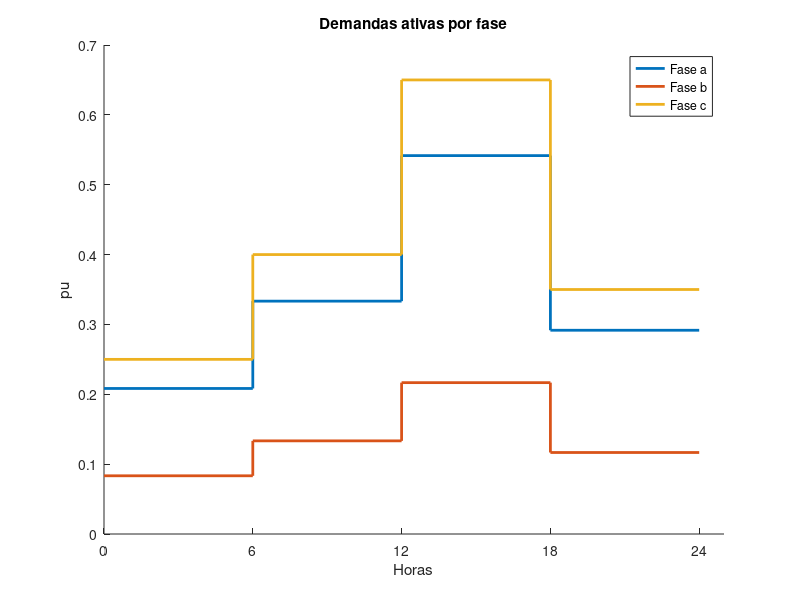
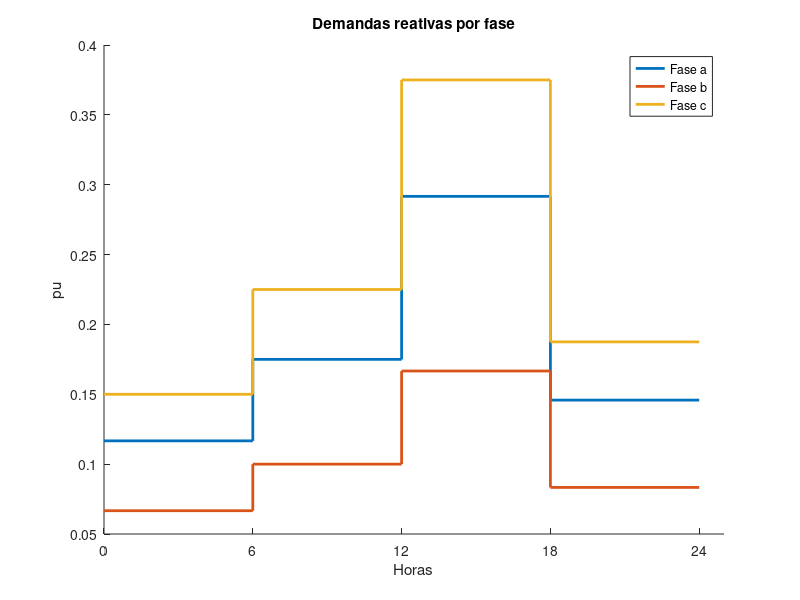

Recreate these plots in MATLAB, in order. (Note: this script raises an error after producing the figures.)
clc; clear;
% Distribuicao - Trab 1
% Mateus Souza Coelho					
% Catarina Sastre Neves

%##########################Enunciado#######################################
% 1 Tabela
EA_mes_fase_a = 1000e6; % Wh/mes
EA_mes_fase_b = 400e6; % Wh/mes
EA_mes_fase_c = 1200e6; % Wh/mes
ER_mes_fase_a = 700e6; % Wh/mes
ER_mes_fase_b = 400e6; % Wh/mes
ER_mes_fase_c = 900e6; % Wh/mes
% 2 Tabela
DA = [0.5, 0.8, 1.3, 0.7];
DR = [0.4, 0.6, 1, 0.5];
% 3 tabela
Kz = 0.5;
Ki = 0.2;
Kp = 0.3;
% Parametrizacao
S_base_tri = 10e6; % VA
S_base_mono = S_base_tri / 3; % VA
V_base_linha = 11.4e3; % V
V_base_fase = V_base_linha / sqrt(3); % V
%##########################################################################

%##########################Questao 1#######################################
EA_dia_fase_a = EA_mes_fase_a / (24 * 30); % Wh/h
ER_dia_fase_a = ER_mes_fase_a / (24 * 30); % Wh/h
EA_dia_fase_b = EA_mes_fase_b / (24 * 30); % Wh/h
ER_dia_fase_b = ER_mes_fase_b / (24 * 30); % Wh/h
EA_dia_fase_c = EA_mes_fase_c / (24 * 30); % Wh/h
ER_dia_fase_c = ER_mes_fase_c / (24 * 30); % Wh/h

% Calculos das demanada por fase dos intervalos de tempo 
DA_fase_a = EA_dia_fase_a * DA / S_base_mono; % pu
DR_fase_a = ER_dia_fase_a * DR / S_base_mono; % pu

DA_fase_b = EA_dia_fase_b * DA / S_base_mono; % pu
DR_fase_b = ER_dia_fase_b * DR / S_base_mono; % pu

DA_fase_c = EA_dia_fase_c * DA / S_base_mono; % pu
DR_fase_c = ER_dia_fase_c * DR / S_base_mono; % pu


vetor_tempo = 0:6:24;

hold on;
stairs(vetor_tempo, [DA_fase_a, DA_fase_a(end)], 'linewidth', 2);
stairs(vetor_tempo, [DA_fase_b, DA_fase_b(end)], 'linewidth', 2);
stairs(vetor_tempo, [DA_fase_c, DA_fase_c(end)], 'linewidth', 2);
title('Demandas ativas por fase')
ylabel('pu')
xlabel('Horas')
legend('Fase a', 'Fase b', 'Fase c')
xticks([0, 6, 12, 18, 24]);

figure;
hold on;
stairs(vetor_tempo, [DR_fase_a, DR_fase_a(end)], 'linewidth', 2);
stairs(vetor_tempo, [DR_fase_b, DR_fase_b(end)], 'linewidth', 2);
stairs(vetor_tempo, [DR_fase_c, DR_fase_c(end)], 'linewidth', 2);
title('Demandas reativas por fase')
ylabel('pu')
xlabel('Horas')
legend('Fase a', 'Fase b', 'Fase c')
xticks([0, 6, 12, 18, 24]);
%##########################################################################

%##########################Questao 2#######################################
% Potencias aparentes de cada fase por intevalo de tempo
S_fase_a = DA_fase_a + 1j * DR_fase_a; % pu
S_fase_b = DA_fase_b + 1j * DR_fase_b; % pu
S_fase_c = DA_fase_c + 1j * DR_fase_c; % pu

V_nominal_pu_Q2 = 1;
V_an_Q2 = 1; % 1<0 pu
V_bn_Q2 = -0.5 - 1j * sqrt(3) / 2; % 1<-120 pu
V_cn_Q2 = -0.5 + 1j * sqrt(3) / 2; % 1<120 pu

corrente_fase_a_Q2 = (Kp * conj(S_fase_a) / conj(V_an_Q2)) + (Ki * conj(S_fase_a) / V_nominal_pu_Q2 * (V_an_Q2 / abs(V_an_Q2))) + (Kz * conj(S_fase_a) / V_nominal_pu_Q2^2 * V_an_Q2); % pu
corrente_fase_b_Q2 = (Kp * conj(S_fase_b) / conj(V_bn_Q2)) + (Ki * conj(S_fase_b) / V_nominal_pu_Q2 * (V_bn_Q2 / abs(V_bn_Q2))) + (Kz * conj(S_fase_b) / V_nominal_pu_Q2^2 * V_bn_Q2); % pu
corrente_fase_c_Q2 = (Kp * conj(S_fase_c) / conj(V_cn_Q2)) + (Ki * conj(S_fase_c) / V_nominal_pu_Q2 * (V_cn_Q2 / abs(V_cn_Q2))) + (Kz * conj(S_fase_c) / V_nominal_pu_Q2^2 * V_cn_Q2); % pu
corrente_neutro_Q2 = - (corrente_fase_a_Q2 + corrente_fase_b_Q2 + corrente_fase_c_Q2); % pu
%##########################################################################

%##########################Questao 3#######################################
V_nominal_pu_Q3 = 1;
V_an_Q3 = 1.1; % 1.1<0 pu
V_bn_Q3 = -0.55 - 1j * 11 * sqrt(3) / 20; % 1.1<-120 pu
V_cn_Q3 = -0.55 + 1j * 11 * sqrt(3) / 20; % 1.1<120 pu

corrente_fase_a_Q3 = (Kp * conj(S_fase_a) / conj(V_an_Q3)) + (Ki * conj(S_fase_a) / V_nominal_pu_Q3 * (V_an_Q3 / abs(V_an_Q3))) + (Kz * conj(S_fase_a) / V_nominal_pu_Q3^2 * V_an_Q3); % pu
corrente_fase_b_Q3 = (Kp * conj(S_fase_b) / conj(V_bn_Q3)) + (Ki * conj(S_fase_b) / V_nominal_pu_Q3 * (V_bn_Q3 / abs(V_bn_Q3))) + (Kz * conj(S_fase_b) / V_nominal_pu_Q3^2 * V_bn_Q3); % pu
corrente_fase_c_Q3 = (Kp * conj(S_fase_c) / conj(V_cn_Q3)) + (Ki * conj(S_fase_c) / V_nominal_pu_Q3 * (V_cn_Q3 / abs(V_cn_Q3))) + (Kz * conj(S_fase_c) / V_nominal_pu_Q3^2 * V_cn_Q3); % pu
corrente_neutro_Q3 = - (corrente_fase_a_Q3 + corrente_fase_b_Q3 + corrente_fase_c_Q3); % pu
%##########################################################################

%##########################Questao 4#######################################
V_nominal_pu_Q4 = 1;
V_an_Q4 = 0.9; % 0.9<0 pu
V_bn_Q4 = -0.45 - 1j * 9 * sqrt(3) / 20; % 0.9<-120 pu
V_cn_Q4 = -0.45 + 1j * 9 * sqrt(3) / 20; % 0.9<120 pu

corrente_fase_a_Q4 = (Kp * conj(S_fase_a) / conj(V_an_Q4)) + (Ki * conj(S_fase_a) / V_nominal_pu_Q4 * (V_an_Q4 / abs(V_an_Q4))) + (Kz * conj(S_fase_a) / V_nominal_pu_Q4^2 * V_an_Q4); % pu
corrente_fase_b_Q4 = (Kp * conj(S_fase_b) / conj(V_bn_Q4)) + (Ki * conj(S_fase_b) / V_nominal_pu_Q4 * (V_bn_Q4 / abs(V_bn_Q4))) + (Kz * conj(S_fase_b) / V_nominal_pu_Q4^2 * V_bn_Q4); % pu
corrente_fase_c_Q4 = (Kp * conj(S_fase_c) / conj(V_cn_Q4)) + (Ki * conj(S_fase_c) / V_nominal_pu_Q4 * (V_cn_Q4 / abs(V_cn_Q4))) + (Kz * conj(S_fase_c) / V_nominal_pu_Q4^2 * V_cn_Q4); % pu
corrente_neutro_Q4 = - (corrente_fase_a_Q4 + corrente_fase_b_Q4 + corrente_fase_c_Q4); % pu
%##########################################################################

%##########################Questao 5#######################################
V_nominal_pu_Q5 = 1;
V_an_Q5 = 0.9;
V_bn_Q5 = -0.5 - 1j * sqrt(3) / 2; % 1<-120 pu
V_cn_Q5 = -0.5 + 1j * sqrt(3) / 2; % 1<120 pu

corrente_fase_a_Q5 = (Kp * conj(S_fase_a) / conj(V_an_Q5)) + (Ki * conj(S_fase_a) / V_nominal_pu_Q5 * (V_an_Q5 / abs(V_an_Q5))) + (Kz * conj(S_fase_a) / V_nominal_pu_Q5^2 * V_an_Q5); % pu
corrente_fase_b_Q5 = (Kp * conj(S_fase_b) / conj(V_bn_Q5)) + (Ki * conj(S_fase_b) / V_nominal_pu_Q5 * (V_bn_Q5 / abs(V_bn_Q5))) + (Kz * conj(S_fase_b) / V_nominal_pu_Q5^2 * V_bn_Q5); % pu
corrente_fase_c_Q5 = (Kp * conj(S_fase_c) / conj(V_cn_Q5)) + (Ki * conj(S_fase_c) / V_nominal_pu_Q5 * (V_cn_Q5 / abs(V_cn_Q5))) + (Kz * conj(S_fase_c) / V_nominal_pu_Q5^2 * V_cn_Q5); % pu
corrente_neutro_Q5 = - (corrente_fase_a_Q5 + corrente_fase_b_Q5 + corrente_fase_c_Q5); % pu
%##########################################################################

%##########################Formatacao respostas############################
% Forma Retangular
D_Q1 = [
    round(DA_fase_a, 4) + 1j * round(DR_fase_a, 4);
    round(DA_fase_b, 4) + 1j * round(DR_fase_b, 4);
    round(DA_fase_c, 4) + 1j * round(DR_fase_c, 4);
    ]
    
% Forma Polar
correntes_Q2 = [ 
    round(abs(corrente_fase_a_Q2), 4), round(rad2deg(angle(corrente_fase_a_Q2)), 2);
    round(abs(corrente_fase_b_Q2), 4), round(rad2deg(angle(corrente_fase_b_Q2)), 2);
    round(abs(corrente_fase_c_Q2), 4), round(rad2deg(angle(corrente_fase_c_Q2)), 2);
    round(abs(corrente_neutro_Q2), 4), round(rad2deg(angle(corrente_neutro_Q2)), 2)
    ]

correntes_Q3 = [ 
    round(abs(corrente_fase_a_Q3), 4), round(rad2deg(angle(corrente_fase_a_Q3)), 2);
    round(abs(corrente_fase_b_Q3), 4), round(rad2deg(angle(corrente_fase_b_Q3)), 2);
    round(abs(corrente_fase_c_Q3), 4), round(rad2deg(angle(corrente_fase_c_Q3)), 2);
    round(abs(corrente_neutro_Q3), 4), round(rad2deg(angle(corrente_neutro_Q3)), 2)
    ]

correntes_Q4 = [ 
    round(abs(corrente_fase_a_Q4), 4), round(rad2deg(angle(corrente_fase_a_Q4)), 2);
    round(abs(corrente_fase_b_Q4), 4), round(rad2deg(angle(corrente_fase_b_Q4)), 2);
    round(abs(corrente_fase_c_Q4), 4), round(rad2deg(angle(corrente_fase_c_Q4)), 2);
    round(abs(corrente_neutro_Q4), 4), round(rad2deg(angle(corrente_neutro_Q4)), 2)
    ]

correntes_Q5 = [ 
    round(abs(corrente_fase_a_Q5), 4), round(rad2deg(angle(corrente_fase_a_Q5)), 2);
    round(abs(corrente_fase_b_Q5), 4), round(rad2deg(angle(corrente_fase_b_Q5)), 2);
    round(abs(corrente_fase_c_Q5), 4), round(rad2deg(angle(corrente_fase_c_Q5)), 2);
    round(abs(corrente_neutro_Q5), 4), round(rad2deg(angle(corrente_neutro_Q5)), 2)
    ]
%##########################################################################